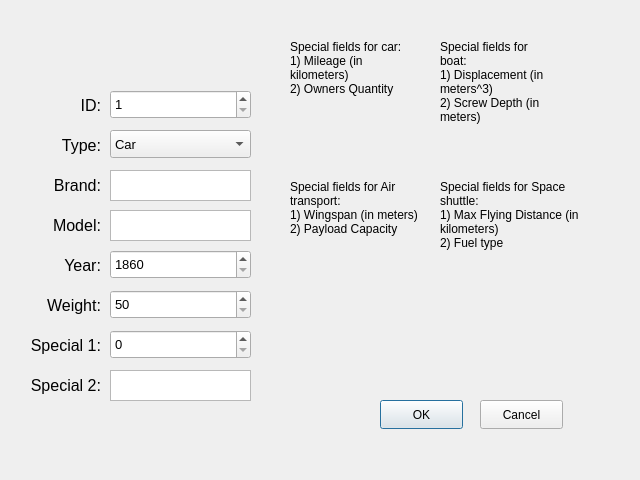
<?xml version="1.0" encoding="UTF-8"?>
<ui version="4.0">
 <class>EditElementFieldsWindow</class>
 <widget class="QDialog" name="EditElementFieldsWindow">
  <property name="geometry">
   <rect>
    <x>0</x>
    <y>0</y>
    <width>640</width>
    <height>480</height>
   </rect>
  </property>
  <property name="windowTitle">
   <string>Element fields</string>
  </property>
  <widget class="QPlainTextEdit" name="brandTextBox">
   <property name="geometry">
    <rect>
     <x>110</x>
     <y>170</y>
     <width>141</width>
     <height>31</height>
    </rect>
   </property>
   <property name="font">
    <font>
     <pointsize>10</pointsize>
    </font>
   </property>
  </widget>
  <widget class="QPlainTextEdit" name="modelTextBox">
   <property name="geometry">
    <rect>
     <x>110</x>
     <y>210</y>
     <width>141</width>
     <height>31</height>
    </rect>
   </property>
   <property name="font">
    <font>
     <pointsize>10</pointsize>
    </font>
   </property>
  </widget>
  <widget class="QSpinBox" name="yearSpinBox">
   <property name="geometry">
    <rect>
     <x>110</x>
     <y>250</y>
     <width>141</width>
     <height>29</height>
    </rect>
   </property>
   <property name="font">
    <font>
     <pointsize>10</pointsize>
    </font>
   </property>
   <property name="minimum">
    <number>1860</number>
   </property>
   <property name="maximum">
    <number>2024</number>
   </property>
  </widget>
  <widget class="QSpinBox" name="weightSpinBox">
   <property name="geometry">
    <rect>
     <x>110</x>
     <y>290</y>
     <width>141</width>
     <height>29</height>
    </rect>
   </property>
   <property name="font">
    <font>
     <pointsize>10</pointsize>
    </font>
   </property>
   <property name="minimum">
    <number>50</number>
   </property>
   <property name="maximum">
    <number>2000000</number>
   </property>
  </widget>
  <widget class="QPlainTextEdit" name="secondSpecialFieldTextBox">
   <property name="geometry">
    <rect>
     <x>110</x>
     <y>370</y>
     <width>141</width>
     <height>31</height>
    </rect>
   </property>
   <property name="font">
    <font>
     <pointsize>10</pointsize>
    </font>
   </property>
  </widget>
  <widget class="QLabel" name="labelID">
   <property name="geometry">
    <rect>
     <x>70</x>
     <y>90</y>
     <width>31</width>
     <height>31</height>
    </rect>
   </property>
   <property name="font">
    <font>
     <pointsize>12</pointsize>
    </font>
   </property>
   <property name="text">
    <string>ID:</string>
   </property>
   <property name="alignment">
    <set>Qt::AlignRight|Qt::AlignTrailing|Qt::AlignVCenter</set>
   </property>
  </widget>
  <widget class="QLabel" name="labelBrand">
   <property name="geometry">
    <rect>
     <x>30</x>
     <y>170</y>
     <width>71</width>
     <height>31</height>
    </rect>
   </property>
   <property name="font">
    <font>
     <pointsize>12</pointsize>
    </font>
   </property>
   <property name="text">
    <string> Brand:</string>
   </property>
   <property name="alignment">
    <set>Qt::AlignRight|Qt::AlignTrailing|Qt::AlignVCenter</set>
   </property>
  </widget>
  <widget class="QLabel" name="labelModel">
   <property name="geometry">
    <rect>
     <x>30</x>
     <y>210</y>
     <width>71</width>
     <height>31</height>
    </rect>
   </property>
   <property name="font">
    <font>
     <pointsize>12</pointsize>
    </font>
   </property>
   <property name="text">
    <string>Model:</string>
   </property>
   <property name="alignment">
    <set>Qt::AlignRight|Qt::AlignTrailing|Qt::AlignVCenter</set>
   </property>
  </widget>
  <widget class="QLabel" name="labelYear">
   <property name="geometry">
    <rect>
     <x>50</x>
     <y>250</y>
     <width>51</width>
     <height>31</height>
    </rect>
   </property>
   <property name="font">
    <font>
     <pointsize>12</pointsize>
    </font>
   </property>
   <property name="text">
    <string>Year:</string>
   </property>
   <property name="alignment">
    <set>Qt::AlignRight|Qt::AlignTrailing|Qt::AlignVCenter</set>
   </property>
  </widget>
  <widget class="QLabel" name="labelWeight">
   <property name="geometry">
    <rect>
     <x>30</x>
     <y>290</y>
     <width>71</width>
     <height>31</height>
    </rect>
   </property>
   <property name="font">
    <font>
     <pointsize>12</pointsize>
    </font>
   </property>
   <property name="text">
    <string>Weight:</string>
   </property>
   <property name="alignment">
    <set>Qt::AlignRight|Qt::AlignTrailing|Qt::AlignVCenter</set>
   </property>
  </widget>
  <widget class="QLabel" name="labelSpecialFieldFirst">
   <property name="geometry">
    <rect>
     <x>10</x>
     <y>330</y>
     <width>91</width>
     <height>31</height>
    </rect>
   </property>
   <property name="font">
    <font>
     <pointsize>12</pointsize>
    </font>
   </property>
   <property name="text">
    <string>Special 1:</string>
   </property>
   <property name="alignment">
    <set>Qt::AlignRight|Qt::AlignTrailing|Qt::AlignVCenter</set>
   </property>
  </widget>
  <widget class="QLabel" name="labelSpecialFieldSecond">
   <property name="geometry">
    <rect>
     <x>10</x>
     <y>370</y>
     <width>91</width>
     <height>31</height>
    </rect>
   </property>
   <property name="font">
    <font>
     <pointsize>12</pointsize>
    </font>
   </property>
   <property name="text">
    <string>Special 2:</string>
   </property>
   <property name="alignment">
    <set>Qt::AlignRight|Qt::AlignTrailing|Qt::AlignVCenter</set>
   </property>
  </widget>
  <widget class="QPushButton" name="okButton">
   <property name="geometry">
    <rect>
     <x>380</x>
     <y>400</y>
     <width>83</width>
     <height>29</height>
    </rect>
   </property>
   <property name="text">
    <string>OK</string>
   </property>
  </widget>
  <widget class="QPushButton" name="cancelButton">
   <property name="geometry">
    <rect>
     <x>480</x>
     <y>400</y>
     <width>83</width>
     <height>29</height>
    </rect>
   </property>
   <property name="text">
    <string>Cancel</string>
   </property>
  </widget>
  <widget class="QLabel" name="label_1">
   <property name="geometry">
    <rect>
     <x>290</x>
     <y>40</y>
     <width>131</width>
     <height>121</height>
    </rect>
   </property>
   <property name="text">
    <string>Special fields for car:
1) Mileage (in kilometers)
2) Owners Quantity</string>
   </property>
   <property name="alignment">
    <set>Qt::AlignLeading|Qt::AlignLeft|Qt::AlignTop</set>
   </property>
   <property name="wordWrap">
    <bool>true</bool>
   </property>
  </widget>
  <widget class="QLabel" name="label_2">
   <property name="geometry">
    <rect>
     <x>440</x>
     <y>40</y>
     <width>111</width>
     <height>121</height>
    </rect>
   </property>
   <property name="text">
    <string>Special fields for boat: 
1) Displacement (in meters^3)
2) Screw Depth (in meters)</string>
   </property>
   <property name="alignment">
    <set>Qt::AlignLeading|Qt::AlignLeft|Qt::AlignTop</set>
   </property>
   <property name="wordWrap">
    <bool>true</bool>
   </property>
  </widget>
  <widget class="QLabel" name="label_3">
   <property name="geometry">
    <rect>
     <x>290</x>
     <y>180</y>
     <width>131</width>
     <height>121</height>
    </rect>
   </property>
   <property name="focusPolicy">
    <enum>Qt::NoFocus</enum>
   </property>
   <property name="text">
    <string>Special fields for Air transport: 
1) Wingspan (in meters)
2) Payload Capacity</string>
   </property>
   <property name="alignment">
    <set>Qt::AlignLeading|Qt::AlignLeft|Qt::AlignTop</set>
   </property>
   <property name="wordWrap">
    <bool>true</bool>
   </property>
  </widget>
  <widget class="QLabel" name="label_4">
   <property name="geometry">
    <rect>
     <x>440</x>
     <y>180</y>
     <width>151</width>
     <height>121</height>
    </rect>
   </property>
   <property name="text">
    <string>Special fields for Space shuttle: 
1) Max Flying Distance (in kilometers)
2) Fuel type</string>
   </property>
   <property name="alignment">
    <set>Qt::AlignLeading|Qt::AlignLeft|Qt::AlignTop</set>
   </property>
   <property name="wordWrap">
    <bool>true</bool>
   </property>
  </widget>
  <widget class="QLabel" name="labelType">
   <property name="geometry">
    <rect>
     <x>20</x>
     <y>130</y>
     <width>81</width>
     <height>31</height>
    </rect>
   </property>
   <property name="font">
    <font>
     <pointsize>12</pointsize>
    </font>
   </property>
   <property name="text">
    <string>Type:</string>
   </property>
   <property name="alignment">
    <set>Qt::AlignRight|Qt::AlignTrailing|Qt::AlignVCenter</set>
   </property>
  </widget>
  <widget class="QSpinBox" name="firstSpecialFieldSpinBox">
   <property name="geometry">
    <rect>
     <x>110</x>
     <y>330</y>
     <width>141</width>
     <height>29</height>
    </rect>
   </property>
   <property name="font">
    <font>
     <pointsize>10</pointsize>
    </font>
   </property>
   <property name="maximum">
    <number>99999</number>
   </property>
  </widget>
  <widget class="QSpinBox" name="uinqueIDIntBox">
   <property name="geometry">
    <rect>
     <x>110</x>
     <y>90</y>
     <width>141</width>
     <height>29</height>
    </rect>
   </property>
   <property name="font">
    <font>
     <pointsize>10</pointsize>
    </font>
   </property>
   <property name="minimum">
    <number>1</number>
   </property>
   <property name="maximum">
    <number>99999</number>
   </property>
  </widget>
  <widget class="QComboBox" name="typeComboBox">
   <property name="geometry">
    <rect>
     <x>110</x>
     <y>130</y>
     <width>141</width>
     <height>28</height>
    </rect>
   </property>
   <property name="font">
    <font>
     <pointsize>10</pointsize>
    </font>
   </property>
   <property name="maxVisibleItems">
    <number>4</number>
   </property>
   <item>
    <property name="text">
     <string>Car</string>
    </property>
   </item>
   <item>
    <property name="text">
     <string>Air</string>
    </property>
   </item>
   <item>
    <property name="text">
     <string>Boat</string>
    </property>
   </item>
   <item>
    <property name="text">
     <string>Shuttle</string>
    </property>
   </item>
  </widget>
 </widget>
 <resources/>
 <connections/>
</ui>
